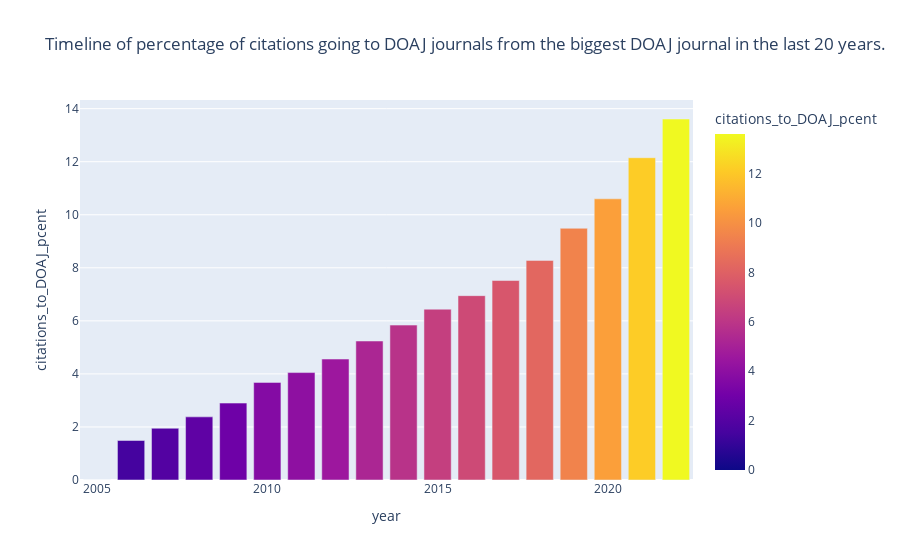

Notebook code for this chart:
### Code cell
cit_years_fig_journal = px.bar(final_df_journal_1[-20:-2], x='year', y='citations_to_DOAJ_pcent', 
             hover_data=['citations_to_DOAJ_pcent'],
             title='Timeline of percentage of citations going to DOAJ journals from the biggest DOAJ journal in the last 20 years.', 
             color='citations_to_DOAJ_pcent',
             height=600)
cit_years_fig_journal.show()

### Figure 1 — Plotly figure (JSON) as saved in the notebook; plotly's stock layout.template omitted (floating-point values rounded to 4 significant figures)
{"data": [{"alignmentgroup": "True", "hovertemplate": "year=%{x}<br>citations_to_DOAJ_pcent=%{marker.color}<extra></extra>", "legendgroup": "", "marker": {"color": [0, 1.49, 1.95, 2.38, 2.9, 3.68, 4.05, 4.56, 5.24, 5.84, 6.44, 6.95, 7.52, 8.28, 9.49, 10.6, 12.15, 13.61], "coloraxis": "coloraxis", "pattern": {"shape": ""}}, "name": "", "offsetgroup": "", "orientation": "v", "showlegend": false, "textposition": "auto", "type": "bar", "x": [2005, 2006, 2007, 2008, 2009, 2010, 2011, 2012, 2013, 2014, 2015, 2016, 2017, 2018, 2019, 2020, 2021, 2022], "xaxis": "x", "y": [0, 1.49, 1.95, 2.38, 2.9, 3.68, 4.05, 4.56, 5.24, 5.84, 6.44, 6.95, 7.52, 8.28, 9.49, 10.6, 12.15, 13.61], "yaxis": "y"}], "layout": {"autosize": true, "barmode": "relative", "coloraxis": {"colorbar": {"title": {"text": "citations_to_DOAJ_pcent"}}, "colorscale": [[0, "#0d0887"], [0.1111, "#46039f"], [0.2222, "#7201a8"], [0.3333, "#9c179e"], [0.4444, "#bd3786"], [0.5556, "#d8576b"], [0.6667, "#ed7953"], [0.7778, "#fb9f3a"], [0.8889, "#fdca26"], [1, "#f0f921"]]}, "legend": {"tracegroupgap": 0}, "title": {"text": "Timeline of percentage of citations going to DOAJ journals from the biggest DOAJ journal in the last 20 years."}, "xaxis": {"anchor": "y", "autorange": true, "domain": [0, 1], "range": [2004.0, 2022.0], "title": {"text": "year"}, "type": "linear"}, "yaxis": {"anchor": "x", "autorange": true, "domain": [0, 1], "range": [0, 14.33], "title": {"text": "citations_to_DOAJ_pcent"}, "type": "linear"}}}
